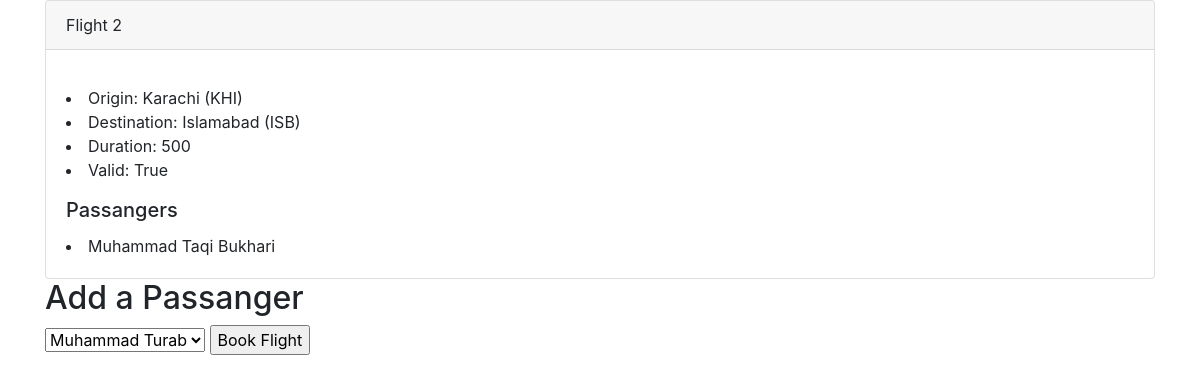
/2, run on the app's committed database.
### flights/models.py (models this page shows, shortened)
class Flight(models.Model):
	origin = models.ForeignKey(Airport, on_delete=models.CASCADE, related_name='departures') # isb.departures.all()
	destination = models.ForeignKey(Airport, on_delete=models.CASCADE, related_name='arivals') # isb.arivals.all()
	duration = models.IntegerField()
	def is_valid_flight(self):
		return (self.origin != self.destination) and (self.duration >=0)

class Airport(models.Model):
	code = models.CharField(max_length=5)
	city = models.CharField(max_length=64)
	def __str__(self):
		return f"{self.city} ({self.code})"

class Passanger(models.Model):
	first = models.CharField(max_length=64)
	last = models.CharField(max_length=64)
	flights = models.ManyToManyField(Flight, blank=True, related_name='passangers')
	def __str__(self):
		return f"{self.first} {self.last}"

### flights/views.py (the view)
# urls.py: path('<int:flight_id>', views.flight, name="flight"),
def flight(request, flight_id):
	try:
		flight = Flight.objects.get(pk=flight_id)
	except:
		raise Http404('Flight does not exists.')
	context = {
		'flight': flight,
		'passangers': flight.passangers.all(),
		'non_passangers': Passanger.objects.exclude(flights=flight).all()
	}
	return render(request, 'flights/flight.html', context)

### flights/templates/flights/flight.html (shortened to what this page needs)
{% extends 'flights/base.html' %}
{% block body %}
<div class="card">
  <div class="card-header">
    Flight {{ flight.id }}
  </div>
  <div class="card-body">
    <p class="card-text"><li>Origin: {{ flight.origin }}</li>
      <li>Destination: {{ flight.destination }}</li>
      <li>Duration: {{ flight.duration }}</li>
      <li>Valid: {{ flight.is_valid_flight }}</li></p>
        <h5 class="card-title">Passangers</h5>
    {% for passanger in passangers %}
      <li>{{ passanger }}</li>
    {% endfor %}
  </div>
</div>
<h2>Add a Passanger</h2>
{% if non_passangers %}
<from action="" method='POST'>
<select name='passanger'>
  {% for passanger in non_passangers %}
    <option value="{{passanger.id}}">{{ passanger.first }}</option>
  {% endfor %}
</select>
<input type="submit" value="Book Flight">
</from>
{% else %}
<p>No passanger to addd.</p>
{% endif %}
{% endblock%}

### data on the page
Flight: id "2", origin "Karachi (KHI)", destination "Islamabad (ISB)", duration "500", is_valid_flight "True"
Passanger: first+last "Muhammad Taqi Bukhari"

### other printed values
form field passanger "Muhammad Turab"
